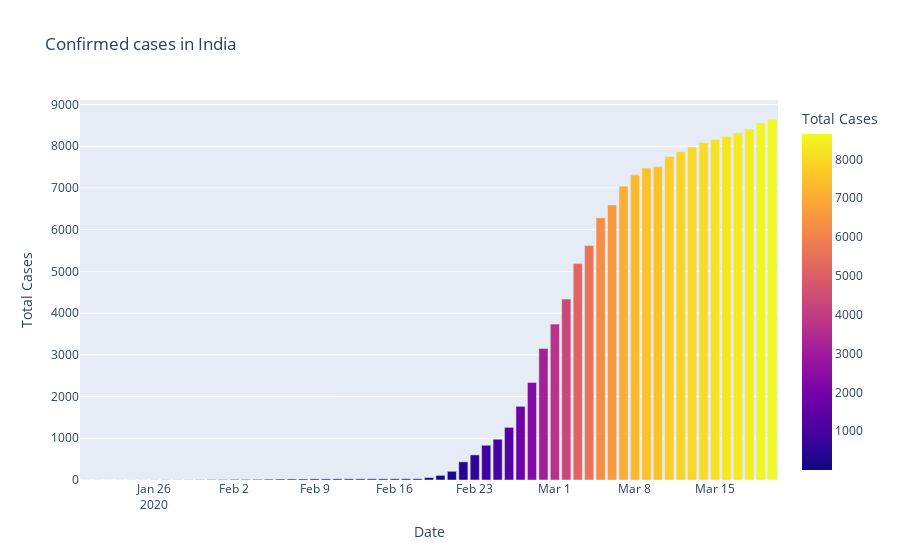

Source (notebook cell):
### Code cell
fig=px.bar(dbd_korea,x='Date',y='Total Cases',color='Total Cases',title='Confirmed cases in India')
fig.show()
